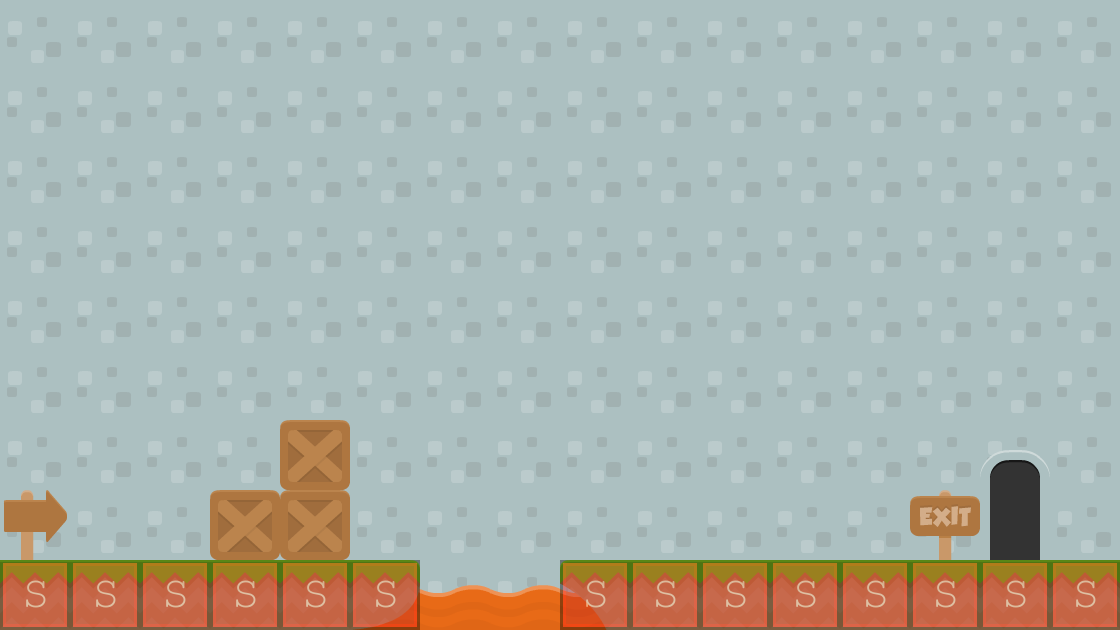

Below is a game level as drawn by its tile map, then a one-line description and the .tmx that defines it (tile-layer data replaced by summaries):
An orthogonal 16x9 tile map with 70x70 px tiles, 5 tile layers (background3, background2, background1, collision, ...), 2 tilesets and 1 object (levelTrigger).

<map version="1.0" orientation="orthogonal" renderorder="right-down" width="16" height="9" tilewidth="70" tileheight="70" backgroundcolor="#00d8d8">
 <tileset firstgid="1" name="background-tiles" tilewidth="70" tileheight="70">
  <image source="../img/background-tiles.png" width="910" height="910" />
 </tileset>
 <tileset firstgid="170" name="meta-tiles" tilewidth="70" tileheight="70">
  <image source="../img/meta-tiles.png" width="350" height="70" />
  <tile id="4">
   <properties>
    <property name="type" value="solid" />
   </properties>
  </tile>
 </tileset>
 <layer name="background3" width="16" height="9">
  <data>[144 cells, 2 non-empty, 1 distinct tile ids]</data>
 </layer>
 <layer name="background2" width="16" height="9">
  <data>[144 cells, 144 non-empty, 2 distinct tile ids]</data>
 </layer>
 <layer name="background1" width="16" height="9">
  <data>[144 cells, 18 non-empty, 6 distinct tile ids]</data>
 </layer>
 <layer name="collision" width="16" height="9" opacity="0.39">
  <data>[144 cells, 14 non-empty, 1 distinct tile ids]</data>
 </layer>
 <objectgroup name="trigger-entities">
  <properties>
   <property name="xSpawn" value="400" />
   <property name="ySpawn" value="0" />
  </properties>
  <object name="levelTrigger" x="977.333" y="409.333" width="69.3333" height="150.667">
   <properties>
    <property name="level" value="level05" />
   </properties>
  </object>
 </objectgroup>
 <layer name="foreground1" width="16" height="9">
  <data>[144 cells, 5 non-empty, 3 distinct tile ids]</data>
 </layer>
</map>
